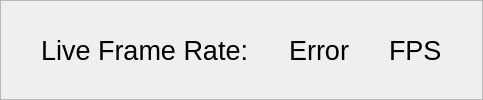
           <widget class="QFrame" name="LiveFrameRate">
            <property name="frameShape">
             <enum>QFrame::Shape::StyledPanel</enum>
            </property>
            <property name="frameShadow">
             <enum>QFrame::Shadow::Raised</enum>
            </property>
            <layout class="QHBoxLayout" name="horizontalLayout_4" stretch="0,0,1,0,0,0,0">
             <property name="spacing">
              <number>0</number>
             </property>
             <property name="leftMargin">
              <number>0</number>
             </property>
             <property name="topMargin">
              <number>0</number>
             </property>
             <property name="rightMargin">
              <number>0</number>
             </property>
             <property name="bottomMargin">
              <number>0</number>
             </property>
             <item>
              <spacer name="horizontalSpacer_35">
               <property name="orientation">
                <enum>Qt::Orientation::Horizontal</enum>
               </property>
               <property name="sizeHint" stdset="0">
                <size>
                 <width>40</width>
                 <height>20</height>
                </size>
               </property>
              </spacer>
             </item>
             <item>
              <widget class="QLabel" name="frameRateTitle">
               <property name="minimumSize">
                <size>
                 <width>0</width>
                 <height>0</height>
                </size>
               </property>
               <property name="font">
                <font>
                 <pointsize>20</pointsize>
                </font>
               </property>
               <property name="styleSheet">
                <string notr="true"/>
               </property>
               <property name="text">
                <string>Live Frame Rate:</string>
               </property>
               <property name="margin">
                <number>2</number>
               </property>
               <property name="indent">
                <number>-1</number>
               </property>
              </widget>
             </item>
             <item>
              <spacer name="horizontalSpacer_40">
               <property name="orientation">
                <enum>Qt::Orientation::Horizontal</enum>
               </property>
               <property name="sizeHint" stdset="0">
                <size>
                 <width>40</width>
                 <height>20</height>
                </size>
               </property>
              </spacer>
             </item>
             <item>
              <widget class="QLabel" name="frameRateLabel">
               <property name="font">
                <font>
                 <pointsize>20</pointsize>
                 <italic>false</italic>
                 <bold>false</bold>
                </font>
               </property>
               <property name="styleSheet">
                <string notr="true"/>
               </property>
               <property name="text">
                <string>Error</string>
               </property>
               <property name="alignment">
                <set>Qt::AlignmentFlag::AlignCenter</set>
               </property>
               <property name="margin">
                <number>2</number>
               </property>
              </widget>
             </item>
             <item>
              <spacer name="horizontalSpacer_41">
               <property name="orientation">
                <enum>Qt::Orientation::Horizontal</enum>
               </property>
               <property name="sizeHint" stdset="0">
                <size>
                 <width>40</width>
                 <height>20</height>
                </size>
               </property>
              </spacer>
             </item>
             <item>
              <widget class="QLabel" name="label_5">
               <property name="font">
                <font>
                 <pointsize>20</pointsize>
                </font>
               </property>
               <property name="styleSheet">
                <string notr="true"/>
               </property>
               <property name="text">
                <string>FPS</string>
               </property>
               <property name="margin">
                <number>2</number>
               </property>
              </widget>
             </item>
             <item>
              <spacer name="horizontalSpacer_42">
               <property name="orientation">
                <enum>Qt::Orientation::Horizontal</enum>
               </property>
               <property name="sizeHint" stdset="0">
                <size>
                 <width>40</width>
                 <height>20</height>
                </size>
               </property>
              </spacer>
             </item>
            </layout>
           </widget>
